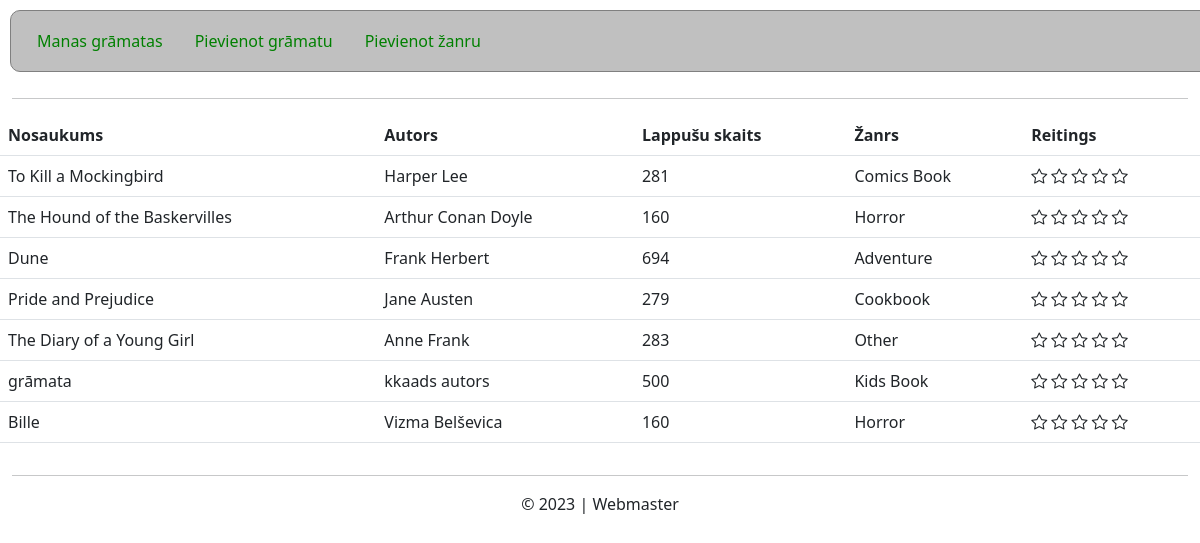
The page / on the database its author committed.
### tables this page shows
CREATE TABLE "Books" (
	"book_id"	TEXT NOT NULL,
	"author"	TEXT NOT NULL,
	"name"	TEXT NOT NULL,
	"pages"	INTEGER NOT NULL,
	"genre_id"	TEXT NOT NULL,
	FOREIGN KEY("genre_id") REFERENCES "Genres"("genre_id"),
	PRIMARY KEY("book_id")
);

CREATE TABLE "Genres" (
	"genre_id"	TEXT NOT NULL,
	"name"	TEXT NOT NULL,
	PRIMARY KEY("genre_id")
);

### app.py (the view)
@app.route("/sakums", methods = ["GET", "POST"])
@app.route("/", methods = ["GET", "POST"])
def index():
    if request.method == "POST":
        pass
    else:
        sql = """
            SELECT
            Books.book_id,
            Books.author,
            Books.name AS book_name,
            Books.pages,
            Genres.name AS genre_name
            FROM Books
            JOIN Genres ON Genres.genre_id = Books.genre_id;
            """
        res = cur.execute(sql)
        books = res.fetchall()
        return render_template("books.html", mybooks=books)

### templates/books.html (shortened to what this page needs)
{% extends "layout.html" %}
{% block main_content %}
    <table class="table">
        <tr>
            <th>Nosaukums</th>
            <th>Autors</th>
            <th>Lappušu skaits</th>
            <th>Žanrs</th>
            <th>Reitings</th>
        </tr>
        {% if mybooks != None %}
            {% for book in mybooks %}
                <tr>
                    <td>{{ book["book_name"] }}</td>
                    <td>{{ book["author"] }}</td>
                    <td>{{ book["pages"] }}</td>
                    <td>{{ book["genre_name"] }}</td>
                    <td>
                        <div class="stars">
                            <i
                                class="bi bi-star"
                                onmouseover="animate_stars(this, this.parentElement);"
                                onmouseleave="hide_animation(this.parentElement);"
                                "></i>
                            <i
                                class="bi bi-star"
                                onmouseover="animate_stars(this, this.parentElement);"
                                onmouseleave="hide_animation(this.parentElement);"
                                "></i>
                            <i
                                class="bi bi-star"
                                onmouseover="animate_stars(this, this.parentElement);"
                                onmouseleave="hide_animation(this.parentElement);"
                                "></i>
                            <i
                                class="bi bi-star"
                                onmouseover="animate_stars(this, this.parentElement);"
                                onmouseleave="hide_animation(this.parentElement);"
                                "></i>
                            <i
                                class="bi bi-star"
                                onmouseover="animate_stars(this, this.parentElement);"
                                onmouseleave="hide_animation(this.parentElement);"
                                "></i>
                        </div>
                    </td>
                </tr>
            {% endfor %}
        {% else %}
                <tr>
                    <td style="text-align: center;" colspan="4">Nav nevienas grāmatas</td>
                </tr>
        {% endif %}
    </table>
{% endblock %}

### templates/layout.html (shortened to what this page needs)
<!DOCTYPE html>
<html lang="lv">
<head>
    <link href="https://cdn.jsdelivr.net/npm/bootstrap@5.2.1/dist/css/bootstrap.min.css" rel="stylesheet">
    <link rel="stylesheet" href="{{ url_for('static', filename='css/main_styles.css') }}">
    <link rel="stylesheet" href="https://cdn.jsdelivr.net/npm/bootstrap-icons@1.11.1/font/bootstrap-icons.css">
</head>
<body>
    <div class="container-fluid">
        <div class="row">
            <ul class="nav">
                <li class="nav-item">
                  <a class="nav-link" aria-current="page" href="/sakums">Manas grāmatas</a>
                </li>
                <li class="nav-item">
                  <a class="nav-link" href="/pievienot_gramatu">Pievienot grāmatu</a>
                </li>
                <li class="nav-item">
                    <a class="nav-link" href="/pievienot_zanru">Pievienot žanru</a>
                </li>
              </ul>
        </div>
        <hr>
        <div class="row">
            {% block main_content %}{% endblock %}
        </div>
        <hr>
        <div class="row justify-content-center footer">
            © 2023 | Webmaster
        </div>
    </div>
</body>
</html>

### static/css/main_styles.css (style rules this page uses)
ul.nav { background-color: silver; border-radius: 10px; padding: 10px; margin: 10px; border: 1px solid grey; }
ul.nav a { color: green; }

### rows shown on the page
Books: book_name "To Kill a Mockingbird", author "Harper Lee", pages "281", genre_name "Comics Book"
Books: book_name "The Hound of the Baskervilles", author "Arthur Conan Doyle", pages "160", genre_name "Horror"
Books: book_name "Dune", author "Frank Herbert", pages "694", genre_name "Adventure"
Books: book_name "Pride and Prejudice", author "Jane Austen", pages "279", genre_name "Cookbook"
Books: book_name "The Diary of a Young Girl", author "Anne Frank", pages "283", genre_name "Other"
Books: book_name "grāmata", author "kkaads autors", pages "500", genre_name "Kids Book"
Books: book_name "Bille", author "Vizma Belševica", pages "160", genre_name "Horror"
